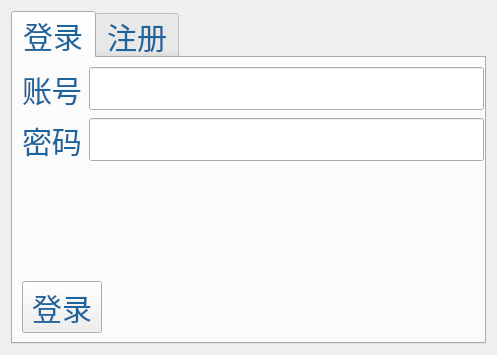
<?xml version="1.0" encoding="UTF-8"?>
<ui version="4.0">
 <class>Form_LogInAndSignUp</class>
 <widget class="QWidget" name="Form_LogInAndSignUp">
  <property name="geometry">
   <rect>
    <x>0</x>
    <y>0</y>
    <width>497</width>
    <height>355</height>
   </rect>
  </property>
  <property name="windowTitle">
   <string>登录与注册</string>
  </property>
  <property name="styleSheet">
   <string notr="true">* { 
	font-family:微软雅黑;
    font-size:30px;
	color: #1d649c ;
}</string>
  </property>
  <layout class="QVBoxLayout" name="verticalLayout_3">
   <item>
    <widget class="QTabWidget" name="tabWidget_LogInAndSignUp">
     <property name="currentIndex">
      <number>0</number>
     </property>
     <widget class="QWidget" name="tab_LogIn">
      <attribute name="title">
       <string>登录</string>
      </attribute>
      <layout class="QVBoxLayout" name="verticalLayout">
       <property name="spacing">
        <number>7</number>
       </property>
       <property name="rightMargin">
        <number>0</number>
       </property>
       <item>
        <layout class="QFormLayout" name="formLayout_LogIn">
         <property name="formAlignment">
          <set>Qt::AlignLeading|Qt::AlignLeft|Qt::AlignTop</set>
         </property>
         <item row="0" column="0">
          <widget class="QLabel" name="label_LogInID">
           <property name="text">
            <string>账号</string>
           </property>
          </widget>
         </item>
         <item row="0" column="1">
          <widget class="QLineEdit" name="lineEdit_LogInID"/>
         </item>
         <item row="1" column="0">
          <widget class="QLabel" name="label_LogInPW">
           <property name="text">
            <string>密码</string>
           </property>
          </widget>
         </item>
         <item row="1" column="1">
          <widget class="QLineEdit" name="lineEdit_LogInPW"/>
         </item>
        </layout>
       </item>
       <item>
        <widget class="QPushButton" name="pushButton_LogIn">
         <property name="sizePolicy">
          <sizepolicy hsizetype="Fixed" vsizetype="Fixed">
           <horstretch>0</horstretch>
           <verstretch>0</verstretch>
          </sizepolicy>
         </property>
         <property name="layoutDirection">
          <enum>Qt::LeftToRight</enum>
         </property>
         <property name="text">
          <string>登录</string>
         </property>
        </widget>
       </item>
      </layout>
     </widget>
     <widget class="QWidget" name="tab_SignUp">
      <attribute name="title">
       <string>注册</string>
      </attribute>
      <layout class="QVBoxLayout" name="verticalLayout_2">
       <item>
        <layout class="QFormLayout" name="formLayout_SignUp">
         <property name="formAlignment">
          <set>Qt::AlignLeading|Qt::AlignLeft|Qt::AlignVCenter</set>
         </property>
         <item row="0" column="0">
          <widget class="QLabel" name="label_SignUpID">
           <property name="text">
            <string>账号</string>
           </property>
          </widget>
         </item>
         <item row="2" column="0">
          <widget class="QLabel" name="label_SignUpPW">
           <property name="text">
            <string>密码</string>
           </property>
          </widget>
         </item>
         <item row="3" column="0">
          <widget class="QLabel" name="label_SignUpPW2">
           <property name="text">
            <string>确认密码</string>
           </property>
          </widget>
         </item>
         <item row="1" column="0">
          <widget class="QLabel" name="label_SignUpUser">
           <property name="text">
            <string>用户名</string>
           </property>
          </widget>
         </item>
         <item row="0" column="1">
          <widget class="QLineEdit" name="lineEdit_SignUpID"/>
         </item>
         <item row="1" column="1">
          <widget class="QLineEdit" name="lineEdit_SignUpUser"/>
         </item>
         <item row="2" column="1">
          <widget class="QLineEdit" name="lineEdit_SignUpPW"/>
         </item>
         <item row="3" column="1">
          <widget class="QLineEdit" name="lineEdit_SignUpPW2"/>
         </item>
        </layout>
       </item>
       <item>
        <widget class="QPushButton" name="pushButton_SignUp">
         <property name="sizePolicy">
          <sizepolicy hsizetype="Fixed" vsizetype="Fixed">
           <horstretch>0</horstretch>
           <verstretch>0</verstretch>
          </sizepolicy>
         </property>
         <property name="text">
          <string>注册</string>
         </property>
        </widget>
       </item>
      </layout>
     </widget>
    </widget>
   </item>
  </layout>
 </widget>
 <resources/>
 <connections/>
</ui>
